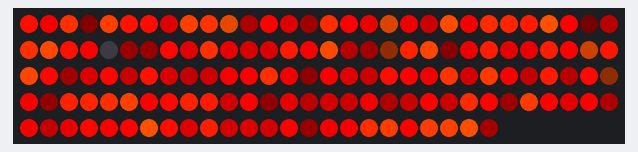
Simulated run of this sketch. Board: Arduino Uno, built with avr-gcc and run on an emulated ATmega328P. On the bench: 144 RGB LEDs in strip order, left to right, continuing on the next row. Random numbers use the default seed unless the sketch sets one.

Above: at 1.16 s.
At 19.05 s:
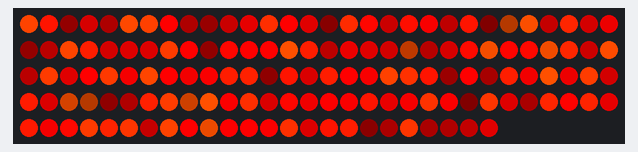
At 38.76 s:
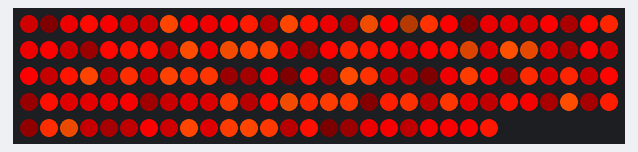

The sketch:

leds_gioco_due.ino
```cpp
#include <FastLED.h>

#define DATA_PIN 9
#define NUM_LEDS    144
#define BRIGHTNESS  50
#define FRAMES_PER_SECOND 10

CRGB leds[NUM_LEDS];

uint8_t colorIndex[NUM_LEDS];

DEFINE_GRADIENT_PALETTE(heatmap_gp) {
    0,  255,  139,    0,  //orange
  100,  255,    0,    0,  //red
  255,    0,    0,    0,  //black
};

CRGBPalette16 myPal = heatmap_gp;

void setup() {
  digitalWrite(8,OUTPUT);
  delay(1000);
  LEDS.addLeds<WS2812B, DATA_PIN, GRB>(leds, NUM_LEDS);
  LEDS.setBrightness( 255 );
  LEDS.setTemperature(Candle);

  for (int i=0; i<NUM_LEDS; i++) {
    colorIndex[i] = random8();
  }

}

bool state = true;

void loop() {

  for (uint8_t i=0; i<NUM_LEDS; i++) {
    leds[i] = ColorFromPalette(myPal, colorIndex[i]);
  }

  EVERY_N_MILLISECONDS(5) {
    for (uint8_t i=0; i<NUM_LEDS; i++) {
      colorIndex[i]++;
    }
  }


  LEDS.show();


}
```
